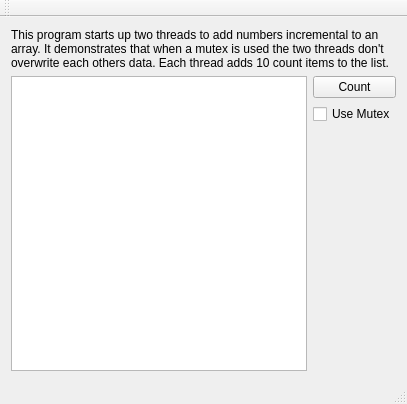
<?xml version="1.0" encoding="UTF-8"?>
<ui version="4.0">
 <class>MainWindow</class>
 <widget class="QMainWindow" name="MainWindow">
  <property name="geometry">
   <rect>
    <x>0</x>
    <y>0</y>
    <width>407</width>
    <height>404</height>
   </rect>
  </property>
  <property name="windowTitle">
   <string>MainWindow</string>
  </property>
  <widget class="QWidget" name="centralWidget">
   <layout class="QGridLayout" name="gridLayout">
    <item row="0" column="0" colspan="2">
     <widget class="QLabel" name="label">
      <property name="text">
       <string>This program starts up two threads to add numbers incremental to an array. It demonstrates that when a mutex is used the two threads don't overwrite each others data. Each thread adds 10 count items to the list.</string>
      </property>
      <property name="wordWrap">
       <bool>true</bool>
      </property>
     </widget>
    </item>
    <item row="1" column="0" rowspan="3">
     <widget class="QListWidget" name="listWidget"/>
    </item>
    <item row="1" column="1">
     <widget class="QPushButton" name="countButton">
      <property name="text">
       <string>Count</string>
      </property>
     </widget>
    </item>
    <item row="2" column="1">
     <widget class="QCheckBox" name="mutexCheckBox">
      <property name="text">
       <string>Use Mutex</string>
      </property>
     </widget>
    </item>
    <item row="3" column="1">
     <spacer name="verticalSpacer">
      <property name="orientation">
       <enum>Qt::Vertical</enum>
      </property>
      <property name="sizeHint" stdset="0">
       <size>
        <width>20</width>
        <height>186</height>
       </size>
      </property>
     </spacer>
    </item>
   </layout>
  </widget>
  <widget class="QMenuBar" name="menuBar">
   <property name="geometry">
    <rect>
     <x>0</x>
     <y>0</y>
     <width>407</width>
     <height>22</height>
    </rect>
   </property>
  </widget>
  <widget class="QToolBar" name="mainToolBar">
   <attribute name="toolBarArea">
    <enum>TopToolBarArea</enum>
   </attribute>
   <attribute name="toolBarBreak">
    <bool>false</bool>
   </attribute>
  </widget>
  <widget class="QStatusBar" name="statusBar"/>
 </widget>
 <layoutdefault spacing="6" margin="11"/>
 <resources/>
 <connections/>
</ui>
